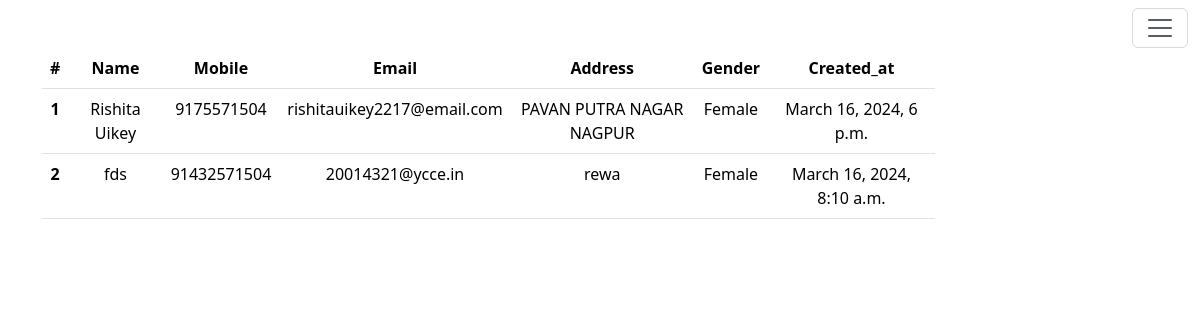
/sadmin/acust, run on an earlier commit of the app's database.
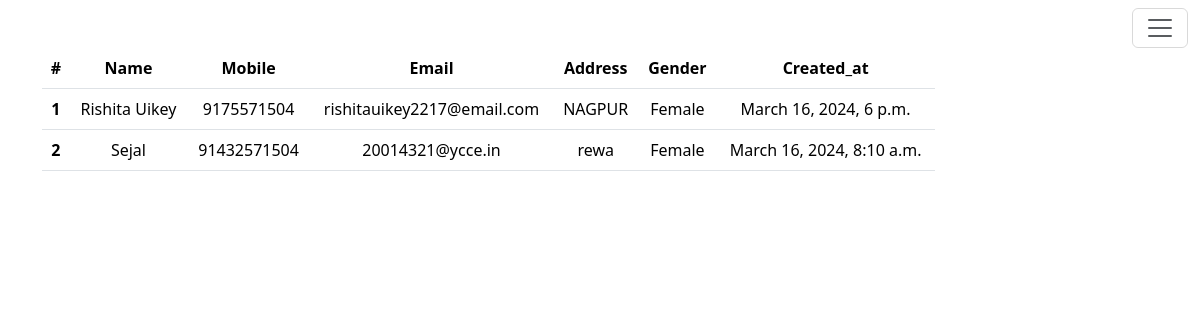
And on a later commit of the database.
### cust/models.py (models this page shows)
class customer(models.Model):
    name = models.CharField(max_length=50)
    mobile = models.IntegerField()
    email = models.EmailField(max_length=254)
    address = models.CharField(max_length=50)
    gender = models.CharField(max_length=50)
    created_at = models.DateTimeField(auto_now=False, auto_now_add=False)

### sadmin/views.py (the view)
# urls.py: path('acust',acust,name='acust') ,
def acust(request):
    c= customer.objects.all() # sequential data-type
    return render(request, 'sadmin/acust.html',{'abc' : c})

### template/sadmin/acust.html
{% extends "sadmin/base.html" %}
{% block page %}
<div class="container text-center mt-5">
    <div class="row ">
      <div class="col">
            <table class="table" style="width: 80%;">
                <thead>
                <tr>
                    <th scope="col">#</th>
                    <th scope="col">Name</th>
                    <th scope="col">Mobile</th>
                    <th scope="col">Email</th>
                    <th scope="col">Address</th>
                    <th scope="col">Gender</th>
                    <th scope="col">Created_at</th>
                </tr>
                </thead>
                <tbody>
                {% for i in abc %}
                    <tr>
                        <th scope="row">{{i.id}}</th>
                        <td scope="col">{{i.name}}</td>
                        <td scope="col">{{i.mobile}}</td>
                        <td scope="col">{{i.email}}</td>
                        <td scope="col">{{i.address}}</td>
                        <td scope="col">{{i.gender}}</td>
                        <td scope="col">{{i.created_at}}</td>
                    </tr>
                {% endfor %}
                </tbody>
          </table>
      </div>
{% endblock page %}

### template/sadmin/base.html (shortened to what this page needs)
<!DOCTYPE html>
<html lang="en">
<head>
  <link href="https://cdn.jsdelivr.net/npm/bootstrap@5.3.3/dist/css/bootstrap.min.css" rel="stylesheet">
</head>
<body>
    <nav class="navbar fixed-top" style="background-color: transparent;">
        <div class="container-fluid">
          <button class="navbar-toggler" type="button" data-bs-toggle="offcanvas" data-bs-target="#offcanvasNavbar" aria-controls="offcanvasNavbar" aria-label="Toggle navigation">
            <span class="navbar-toggler-icon"></span>
          </button>
        </div>
      </nav>
    {% block page %}
    {% endblock page %}
</body>
</html>

What changed in the data, as far as the page shows it:
changed customer "Rishita Uikey": address "PAVAN PUTRA NAGAR NAGPUR" → "NAGPUR"
changed customer "20014321@ycce.in": name "fds" → "Sejal"
